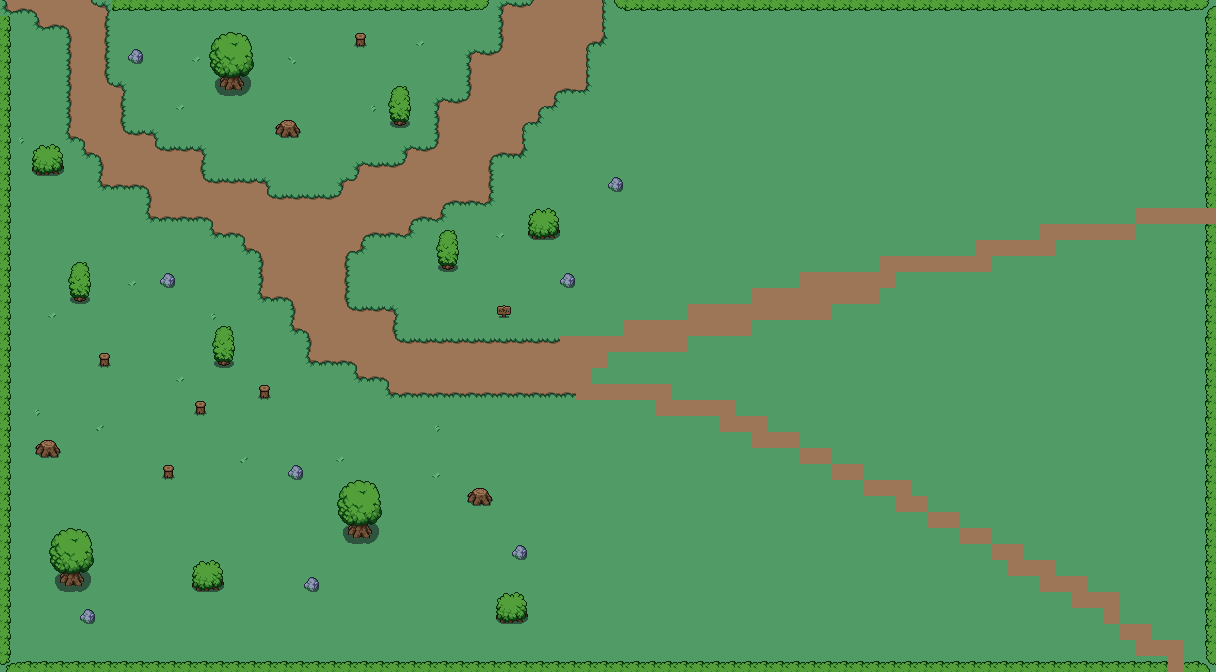

Tiled map render using the project's own tile images. Description and the map definition, with tile-layer contents summarised, below:
An orthogonal 76x42 tile map with 16x16 px tiles, 3 tile layers (grass, delete2, tropa borders), 1 hidden layer not drawn, 5 tilesets and 1 object.

<map version="1.10" tiledversion="1.10.0" orientation="orthogonal" renderorder="right-down" width="76" height="42" tilewidth="16" tileheight="16" infinite="0" nextlayerid="12" nextobjectid="2">
 <tileset firstgid="1" source="grass.tsx" />
 <tileset firstgid="2" source="plains2.tsx" />
 <tileset firstgid="74" source="fences.tsx" />
 <tileset firstgid="90" source="decorGrass.tsx" />
 <tileset firstgid="106" source="trees.tsx" />
 <layer id="1" name="grass" width="76" height="42">
  <data>[3192 cells, 3192 non-empty, 1 distinct tile ids]</data>
 </layer>
 <layer id="9" name="delete" width="76" height="42" visible="0">
  <data>[3192 cells, 67 non-empty, 2 distinct tile ids]</data>
 </layer>
 <layer id="10" name="delete2" width="76" height="42">
  <data>[3192 cells, 224 non-empty, 3 distinct tile ids]</data>
 </layer>
 <objectgroup id="11" name="npcLayer">
  <object id="1" x="385.5" y="272.5" />
 </objectgroup>
 <layer id="7" name="tropa borders" width="76" height="42">
  <data>[3192 cells, 546 non-empty, 41 distinct tile ids]</data>
 </layer>
</map>
